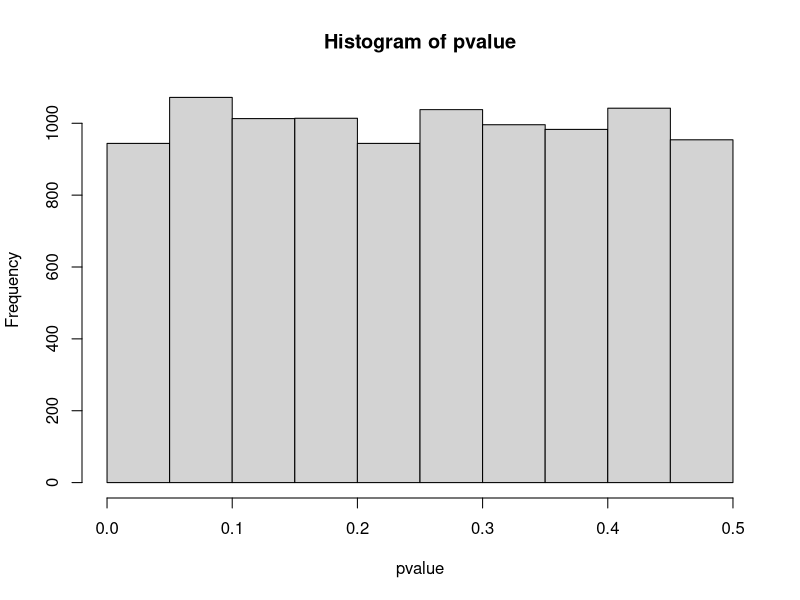
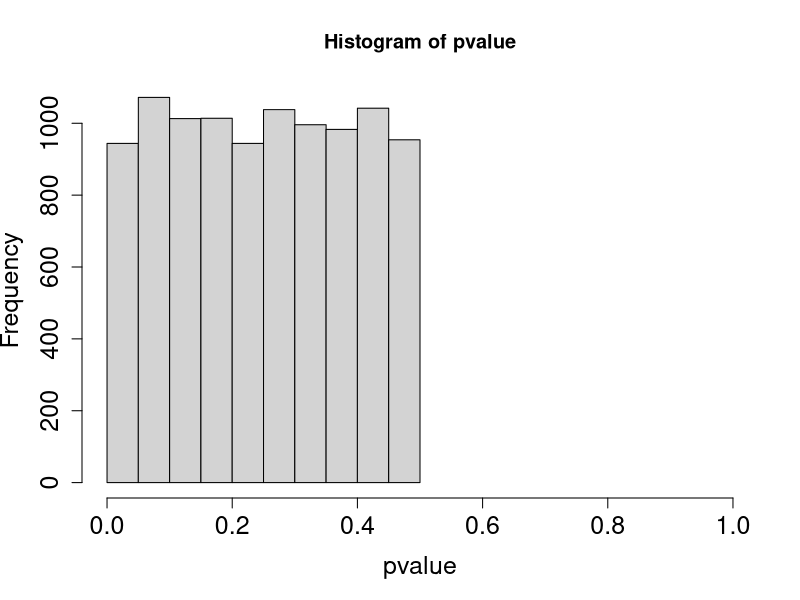

Generate these figures, in order, with R: (Note: this script raises an error after producing the figures.)
## ---- chunk 1
knitr::opts_chunk$set(echo = TRUE)
## ---- chunk 2
rm(list = ls())

set.seed(12345)
N <- 10000   # number of repeat experiment
x <- c(165, 170, 175, 180, 185) #create x values (5 subjects) from the father's heights in Galton's experiment
#X <- cbind(1,x) #design the matrix of x
pvalue <- c()

for (i in 1:N) {
  y <- 90 + 0*x + rnorm(n = 5,mean = 0, sd = 5) #random sample of 5 outcomes
  dat <- data.frame(x,y)
  m <- lm(y ~ x, data = dat)
  beta1Hat <- coef(m)[2]
  if(beta1Hat<0) {
    p<- summary(m)$coef[2,4]/2   # if H1: beta1Hat<0, so t<0, the p_value needs to be divided by 2
  }
  if(beta1Hat>0) {
    p <- summary(m)$coef[2,4]/2  # if H1: beta1Hat>0, so t>0, the p_value needs to be divided by 2
  }
  pvalue <- c(pvalue,p) 
}

#compute the rate of the empirical type I error for alpha = 0.05
mean(pvalue < 0.05)

#histogram
hist(pvalue)
hist(pvalue, cex.lab = 1.5, cex.axis = 1.5, xlim = c(0,1))


# empirical type I error rate for alpha=0.
mean(pvalues<0.05)


# histogram 
hist(pvalues, cex.lab=1.5, cex.axis=1.5,
     xlim=c(0,1))

